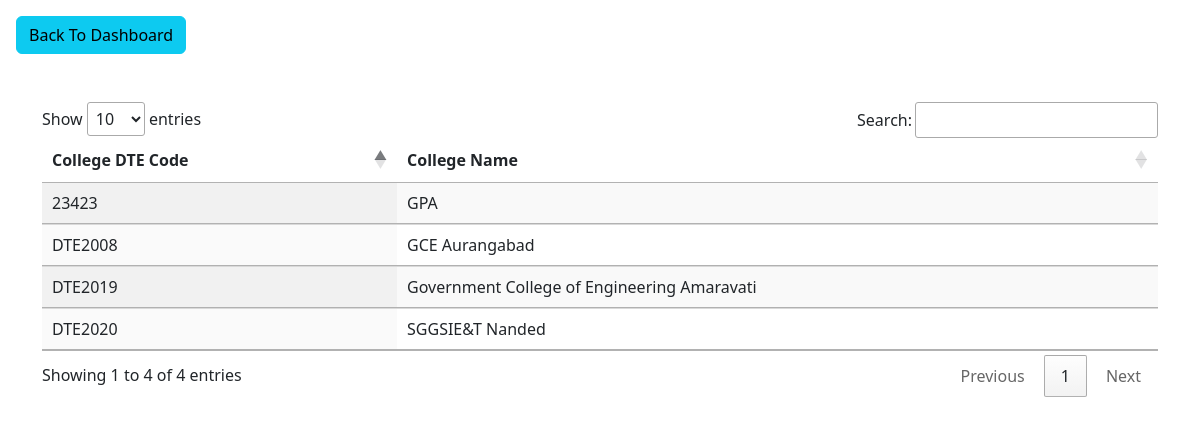
Page /collegeList.php on the committed database.
### tables this page shows
CREATE TABLE `college` (
  `CollegeId` varchar(10) NOT NULL,
  `CollegeName` varchar(255) NOT NULL
);

### collegeList.php (the view, shortened to what this page needs)
<!DOCTYPE html>
<html>
<head>
    <?php include 'links.php' ?>
</head>
<body>
    <div>
    <a class="btn btn-info mt-3 ms-3" href="student.php">Back To Dashboard</a>
  </div>
	<div class="container mt-5">
		<div class="row">
			  <table id="example" class="table display" >
  <thead>
    <tr>
      <th scope="col">College DTE Code</th>
      <th scope="col">College Name</th>
    </tr>
  </thead>
  <tbody>
    <?php
   $con= mysqli_connect("sql111.epizy.com","epiz_34114828","h1aMXRVCMDM");
    $result=mysqli_query($con,"SELECT * FROM `college`");
    while($row=mysqli_fetch_assoc($result)){
      echo "
      <tr>
      <td>$row[CollegeId]</td>
      <td>$row[CollegeName]</td>
    </tr>
      ";
    }
    ?>
  </tbody>
</table>
		</div>
	</div>
</body>
</html>

### rows in the picture
college: CollegeId "23423", CollegeName "GPA"
college: CollegeId "DTE2008", CollegeName "GCE Aurangabad"
college: CollegeId "DTE2019", CollegeName "Government College of Engineering Amaravati"
college: CollegeId "DTE2020", CollegeName "SGGSIE&T Nanded"
